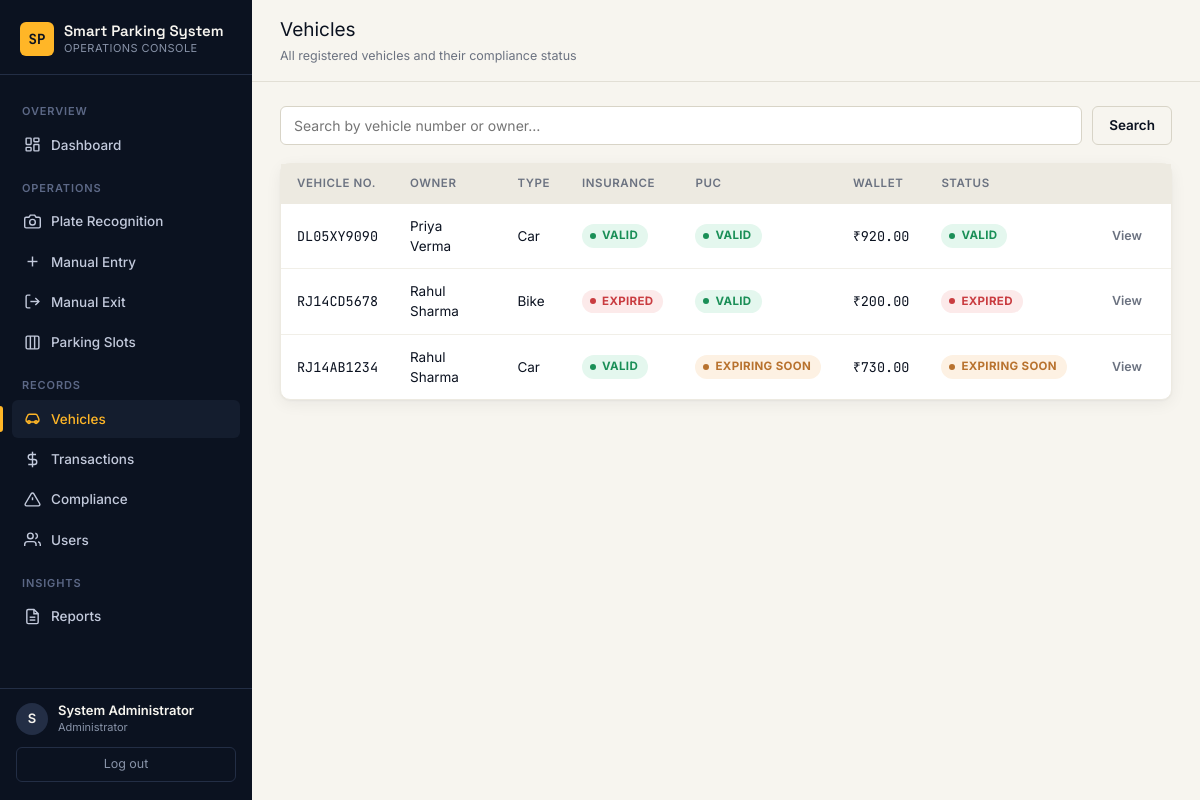
Page /admin/vehicles (signed in) on the committed database.
### models/user.py (models this page shows, shortened)
class User(UserMixin, db.Model):
    __tablename__ = "users"
    id = db.Column(db.Integer, primary_key=True)
    full_name = db.Column(db.String(120), nullable=False)
    email = db.Column(db.String(150), unique=True, nullable=False, index=True)
    phone = db.Column(db.String(20), nullable=True)
    password_hash = db.Column(db.String(255), nullable=False)
    role = db.Column(db.String(20), nullable=False, default="user")  # 'admin' | 'user'
    is_active_account = db.Column(db.Boolean, default=True)
    created_at = db.Column(db.DateTime, default=datetime.utcnow)
    vehicles = db.relationship(
        "Vehicle", backref="owner", lazy=True, cascade="all, delete-orphan"
    )
    notifications = db.relationship(
        "Notification", backref="user", lazy=True, cascade="all, delete-orphan"
    )
    reservations = db.relationship(
        "Reservation", backref="user", lazy=True, cascade="all, delete-orphan"
    )
    @property
    def is_admin(self) -> bool:
        return self.role == "admin"

### models/vehicle.py (models this page shows, shortened)
class Vehicle(db.Model):
    __tablename__ = "vehicles"
    id = db.Column(db.Integer, primary_key=True)
    vehicle_number = db.Column(db.String(20), unique=True, nullable=False, index=True)
    owner_name = db.Column(db.String(120), nullable=False)
    vehicle_type = db.Column(db.String(30), nullable=False, default="Car")  # Car, Bike, Truck, Bus
    registration_date = db.Column(db.Date, nullable=False, default=date.today)
    insurance_expiry = db.Column(db.Date, nullable=False)
    puc_expiry = db.Column(db.Date, nullable=False)
    wallet_balance = db.Column(db.Float, nullable=False, default=500.0)
    user_id = db.Column(db.Integer, db.ForeignKey("users.id"), nullable=False)
    created_at = db.Column(db.DateTime, default=datetime.utcnow)
    parking_sessions = db.relationship(
        "ParkingSession", backref="vehicle", lazy=True, cascade="all, delete-orphan"
    )
    transactions = db.relationship(
        "Transaction", backref="vehicle", lazy=True, cascade="all, delete-orphan"
    )
    reservations = db.relationship(
        "Reservation", backref="vehicle", lazy=True, cascade="all, delete-orphan"
    )
    compliance_logs = db.relationship(
        "ComplianceLog", backref="vehicle", lazy=True, cascade="all, delete-orphan"
    )
    def _expiry_status(self, expiry_date: date, warning_days: int = 30) -> str:
        today = date.today()
        if expiry_date < today:
            return "Expired"
        if (expiry_date - today).days <= warning_days:
            return "Expiring Soon"
        return "Valid"
    def insurance_status(self, warning_days: int = 30) -> str:
        return self._expiry_status(self.insurance_expiry, warning_days)
    def puc_status(self, warning_days: int = 30) -> str:
        return self._expiry_status(self.puc_expiry, warning_days)
    def overall_compliance_status(self, warning_days: int = 30) -> str:
        statuses = {self.insurance_status(warning_days), self.puc_status(warning_days)}
        if "Expired" in statuses:
            return "Expired"
        if "Expiring Soon" in statuses:
            return "Expiring Soon"
        return "Valid"

### routes/admin.py (the view, shortened to what this page needs)
@admin_bp.route("/vehicles")
@login_required
@admin_required
def manage_vehicles():
    search = request.args.get("search", "").strip()
    query = Vehicle.query
    vehicles = query.order_by(Vehicle.created_at.desc()).all()
    return render_template("admin/vehicles.html", vehicles=vehicles, search=search)

### templates/admin/vehicles.html (shortened to what this page needs)
{% extends "base.html" %}
{% block page_title %}Vehicles{% endblock %}
{% block page_sub %}<div class="topbar-sub">All registered vehicles and their compliance status</div>{% endblock %}
{% block content %}
<form method="GET" class="search-bar">
  <input type="text" name="search" id="liveVehicleSearch" class="form-control" placeholder="Search by vehicle number or owner…" value="{{ search }}" autocomplete="off">
  <button type="submit" class="btn btn-outline">Search</button>
</form>
<div class="card">
  <div class="table-wrap">
    <table class="data-table">
      <thead>
        <tr>
          <th>Vehicle No.</th>
          <th>Owner</th>
          <th>Type</th>
          <th>Insurance</th>
          <th>PUC</th>
          <th>Wallet</th>
          <th>Status</th>
          <th></th>
        </tr>
      </thead>
      <tbody>
        {% for v in vehicles %}
        <tr>
          <td><span class="plate">{{ v.vehicle_number }}</span></td>
          <td>{{ v.owner_name }}</td>
          <td>{{ v.vehicle_type }}</td>
          <td>
            {% set ins = v.insurance_status() %}
            <span class="chip {{ 'chip-go' if ins == 'Valid' else 'chip-warn' if ins == 'Expiring Soon' else 'chip-stop' }}">{{ ins }}</span>
          </td>
          <td>
            {% set puc = v.puc_status() %}
            <span class="chip {{ 'chip-go' if puc == 'Valid' else 'chip-warn' if puc == 'Expiring Soon' else 'chip-stop' }}">{{ puc }}</span>
          </td>
          <td class="mono">₹{{ "%.2f"|format(v.wallet_balance) }}</td>
          <td>
            {% set overall = v.overall_compliance_status() %}
            <span class="chip {{ 'chip-go' if overall == 'Valid' else 'chip-warn' if overall == 'Expiring Soon' else 'chip-stop' }}">{{ overall }}</span>
          </td>
          <td>
            <a href="{{ url_for('admin.vehicle_detail', vehicle_id=v.id) }}" class="btn btn-ghost btn-sm">View</a>
          </td>
        </tr>
        {% else %}
        <tr><td colspan="8"><div class="empty-state"><h3>No vehicles found</h3><p>Try a different search, or check back once owners register vehicles.</p></div></td></tr>
        {% endfor %}
      </tbody>
    </table>
  </div>
</div>
{% endblock %}

### templates/base.html (shortened to what this page needs)
<!DOCTYPE html>
<html lang="en">
<head>
  <link rel="stylesheet" href="{{ url_for('static', filename='css/style.css') }}">
</head>
<body>
  <div class="app-shell">
    <aside class="sidebar">
      <div class="sidebar-brand">
        <div class="brand-mark">SP</div>
        <div class="brand-text">{{ app_name }}<small>Operations Console</small></div>
      </div>
      <nav class="sidebar-nav">
        {% if current_user.is_authenticated and current_user.is_admin %}
          <div class="nav-section-label">Overview</div>
          <a href="{{ url_for('admin.dashboard') }}" class="nav-link {{ 'active' if request.endpoint == 'admin.dashboard' }}">
            <svg viewBox="0 0 24 24" fill="none" stroke="currentColor" stroke-width="2"><rect x="3" y="3" width="7" height="9" rx="1"/><rect x="14" y="3" width="7" height="5" rx="1"/><rect x="14" y="12" width="7" height="9" rx="1"/><rect x="3" y="16" width="7" height="5" rx="1"/></svg>
            Dashboard
          </a>
          <div class="nav-section-label">Operations</div>
          <a href="{{ url_for('ocr.upload') }}" class="nav-link {{ 'active' if request.endpoint == 'ocr.upload' }}">
            <svg viewBox="0 0 24 24" fill="none" stroke="currentColor" stroke-width="2"><path d="M23 19a2 2 0 0 1-2 2H3a2 2 0 0 1-2-2V8a2 2 0 0 1 2-2h4l2-3h6l2 3h4a2 2 0 0 1 2 2z"/><circle cx="12" cy="13" r="4"/></svg>
            Plate Recognition
          </a>
          <a href="{{ url_for('ocr.manual_entry') }}" class="nav-link {{ 'active' if request.endpoint == 'ocr.manual_entry' }}">
            <svg viewBox="0 0 24 24" fill="none" stroke="currentColor" stroke-width="2"><line x1="12" y1="5" x2="12" y2="19"/><line x1="5" y1="12" x2="19" y2="12"/></svg>
            Manual Entry
          </a>
          <a href="{{ url_for('ocr.manual_exit') }}" class="nav-link {{ 'active' if request.endpoint == 'ocr.manual_exit' }}">
            <svg viewBox="0 0 24 24" fill="none" stroke="currentColor" stroke-width="2"><path d="M9 21H5a2 2 0 0 1-2-2V5a2 2 0 0 1 2-2h4"/><polyline points="16 17 21 12 16 7"/><line x1="21" y1="12" x2="9" y2="12"/></svg>
            Manual Exit
          </a>
          <a href="{{ url_for('admin.manage_slots') }}" class="nav-link {{ 'active' if request.endpoint == 'admin.manage_slots' }}">
            <svg viewBox="0 0 24 24" fill="none" stroke="currentColor" stroke-width="2"><rect x="3" y="3" width="18" height="18" rx="2"/><line x1="9" y1="3" x2="9" y2="21"/><line x1="15" y1="3" x2="15" y2="21"/></svg>
            Parking Slots
          </a>
          <div class="nav-section-label">Records</div>
          <a href="{{ url_for('admin.manage_vehicles') }}" class="nav-link {{ 'active' if request.endpoint in ['admin.manage_vehicles','admin.vehicle_detail','admin.edit_vehicle'] }}">
            <svg viewBox="0 0 24 24" fill="none" stroke="currentColor" stroke-width="2"><path d="M5 17h14M5 17a2 2 0 0 1-2-2v-2a2 2 0 0 1 .4-1.2L5 8a3 3 0 0 1 3-2h8a3 3 0 0 1 3 2l1.6 3.8A2 2 0 0 1 21 13v2a2 2 0 0 1-2 2"/><circle cx="7" cy="17" r="2"/><circle cx="17" cy="17" r="2"/></svg>
            Vehicles
          </a>
          <a href="{{ url_for('admin.view_transactions') }}" class="nav-link {{ 'active' if request.endpoint == 'admin.view_transactions' }}">
            <svg viewBox="0 0 24 24" fill="none" stroke="currentColor" stroke-width="2"><line x1="12" y1="1" x2="12" y2="23"/><path d="M17 5H9.5a3.5 3.5 0 0 0 0 7h5a3.5 3.5 0 0 1 0 7H6"/></svg>
            Transactions
          </a>
          <a href="{{ url_for('admin.compliance_violations') }}" class="nav-link {{ 'active' if request.endpoint == 'admin.compliance_violations' }}">
            <svg viewBox="0 0 24 24" fill="none" stroke="currentColor" stroke-width="2"><path d="M10.29 3.86L1.82 18a2 2 0 0 0 1.71 3h16.94a2 2 0 0 0 1.71-3L13.71 3.86a2 2 0 0 0-3.42 0z"/><line x1="12" y1="9" x2="12" y2="13"/><line x1="12" y1="17" x2="12.01" y2="17"/></svg>
            Compliance
          </a>
          <a href="{{ url_for('admin.manage_users') }}" class="nav-link {{ 'active' if request.endpoint == 'admin.manage_users' }}">
            <svg viewBox="0 0 24 24" fill="none" stroke="currentColor" stroke-width="2"><path d="M17 21v-2a4 4 0 0 0-4-4H5a4 4 0 0 0-4 4v2"/><circle cx="9" cy="7" r="4"/><path d="M23 21v-2a4 4 0 0 0-3-3.87"/><path d="M16 3.13a4 4 0 0 1 0 7.75"/></svg>
            Users
          </a>
          <div class="nav-section-label">Insights</div>
          <a href="{{ url_for('admin.reports_home') }}" class="nav-link {{ 'active' if request.endpoint and request.endpoint.startswith('admin.reports') or request.endpoint == 'admin.generate_report' }}">
            <svg viewBox="0 0 24 24" fill="none" stroke="currentColor" stroke-width="2"><path d="M14 2H6a2 2 0 0 0-2 2v16a2 2 0 0 0 2 2h12a2 2 0 0 0 2-2V8z"/><polyline points="14 2 14 8 20 8"/><line x1="16" y1="13" x2="8" y2="13"/><line x1="16" y1="17" x2="8" y2="17"/></svg>
            Reports
          </a>
        {% endif %}
      </nav>
      {% if current_user.is_authenticated %}
      <div class="sidebar-foot">
        <div class="sidebar-user">
          <div class="sidebar-user-avatar">{{ current_user.full_name[0]|upper }}</div>
          <div>
            <div class="sidebar-user-name">{{ current_user.full_name }}</div>
            <div class="sidebar-user-role">{{ 'Administrator' if current_user.is_admin else 'Vehicle Owner' }}</div>
          </div>
        </div>
        <a href="{{ url_for('auth.logout') }}" class="sidebar-logout">Log out</a>
      </div>
      {% endif %}
    </aside>
    <div class="main">
      <header class="topbar">
        <div class="flex-gap">
          <div>
            <div class="topbar-title">{% block page_title %}{% endblock %}</div>
            {% block page_sub %}{% endblock %}
          </div>
        </div>
      </header>
      <main class="content">
        {% block content %}{% endblock %}
      </main>
    </div>
  </div>
</body>
</html>

### rows in the picture
User: full_name "S", full_name "System Administrator", role "Administrator"
Vehicle: vehicle_number "DL05XY9090", owner_name "Priya Verma", vehicle_type "Car", ins "VALID", puc "VALID", wallet_balance "920.00", overall "VALID"
Vehicle: vehicle_number "RJ14CD5678", owner_name "Rahul Sharma", vehicle_type "Bike", ins "EXPIRED", puc "VALID", wallet_balance "200.00", overall "EXPIRED"
Vehicle: vehicle_number "RJ14AB1234", owner_name "Rahul Sharma", vehicle_type "Car", ins "VALID", puc "EXPIRING SOON", wallet_balance "730.00", overall "EXPIRING SOON"

### other values in the picture
{{ app_name }} "Smart Parking System"
